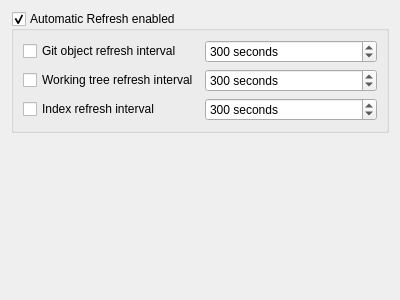
<?xml version="1.0" encoding="UTF-8"?>
<ui version="4.0">
 <class>RepoManConfigPage</class>
 <widget class="QWidget" name="RepoManConfigPage">
  <property name="geometry">
   <rect>
    <x>0</x>
    <y>0</y>
    <width>400</width>
    <height>300</height>
   </rect>
  </property>
  <property name="windowTitle">
   <string>Form</string>
  </property>
  <layout class="QVBoxLayout" name="verticalLayout">
   <item>
    <widget class="QGroupBox" name="grpEnableAutoRefresh">
     <property name="title">
      <string>Automatic Refresh enabled</string>
     </property>
     <property name="checkable">
      <bool>true</bool>
     </property>
     <layout class="QGridLayout" name="gridLayout">
      <item row="0" column="0">
       <widget class="QCheckBox" name="chkGitRefresh">
        <property name="text">
         <string>Git object refresh interval</string>
        </property>
       </widget>
      </item>
      <item row="0" column="1">
       <widget class="QSpinBox" name="spnGitRefresh">
        <property name="specialValueText">
         <string>Never</string>
        </property>
        <property name="suffix">
         <string> seconds</string>
        </property>
        <property name="minimum">
         <number>29</number>
        </property>
        <property name="maximum">
         <number>120000</number>
        </property>
        <property name="value">
         <number>300</number>
        </property>
       </widget>
      </item>
      <item row="1" column="0">
       <widget class="QCheckBox" name="chkWorktreeRefresh">
        <property name="text">
         <string>Working tree refresh interval</string>
        </property>
       </widget>
      </item>
      <item row="1" column="1">
       <widget class="QSpinBox" name="spnWorktreeRefresh">
        <property name="specialValueText">
         <string>Never</string>
        </property>
        <property name="suffix">
         <string> seconds</string>
        </property>
        <property name="minimum">
         <number>29</number>
        </property>
        <property name="maximum">
         <number>120000</number>
        </property>
        <property name="value">
         <number>300</number>
        </property>
       </widget>
      </item>
      <item row="2" column="0">
       <widget class="QCheckBox" name="chkIndexRefresh">
        <property name="text">
         <string>Index refresh interval</string>
        </property>
       </widget>
      </item>
      <item row="2" column="1">
       <widget class="QSpinBox" name="spnIndexRefresh">
        <property name="specialValueText">
         <string>Never</string>
        </property>
        <property name="suffix">
         <string> seconds</string>
        </property>
        <property name="minimum">
         <number>29</number>
        </property>
        <property name="maximum">
         <number>120000</number>
        </property>
        <property name="value">
         <number>300</number>
        </property>
       </widget>
      </item>
     </layout>
    </widget>
   </item>
   <item>
    <spacer name="verticalSpacer">
     <property name="orientation">
      <enum>Qt::Vertical</enum>
     </property>
     <property name="sizeHint" stdset="0">
      <size>
       <width>20</width>
       <height>154</height>
      </size>
     </property>
    </spacer>
   </item>
  </layout>
 </widget>
 <resources/>
 <connections/>
</ui>
